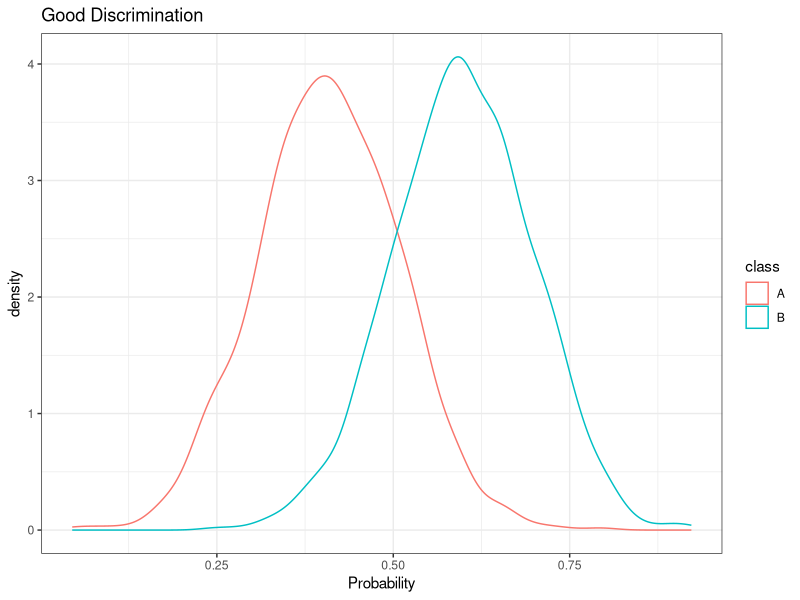
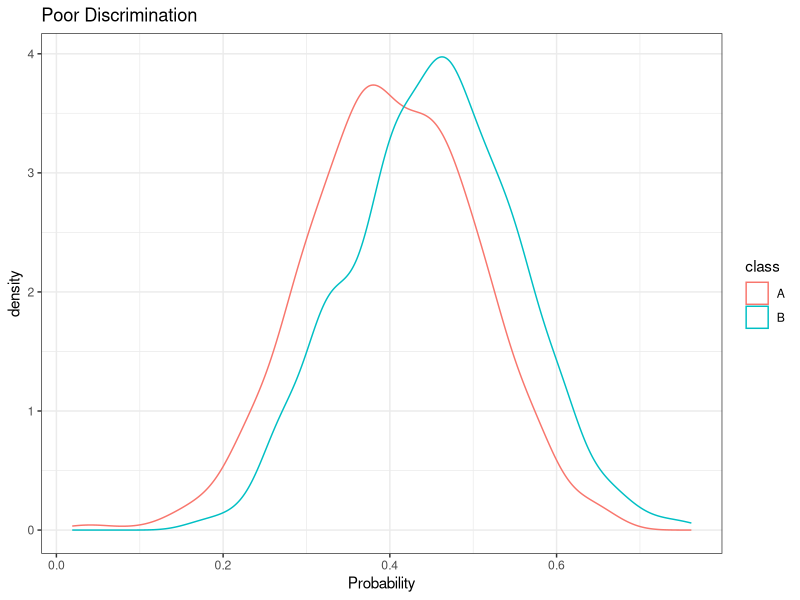
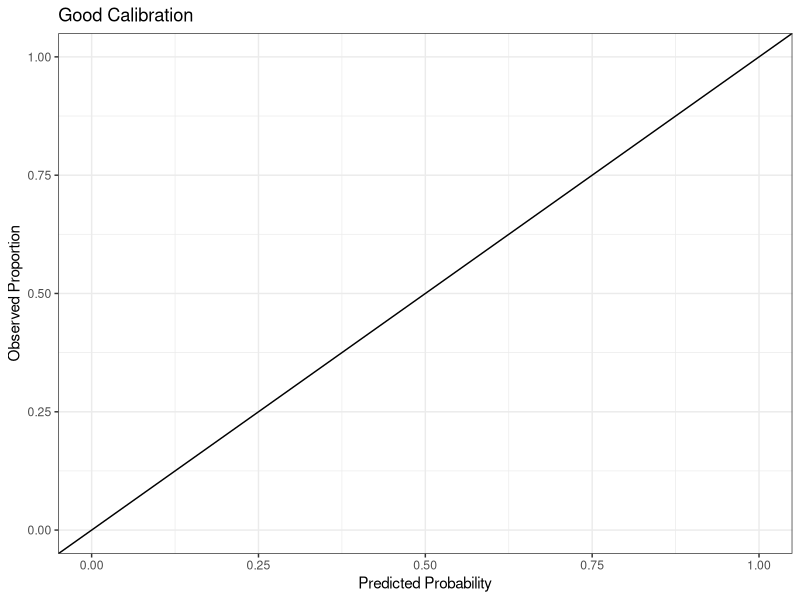
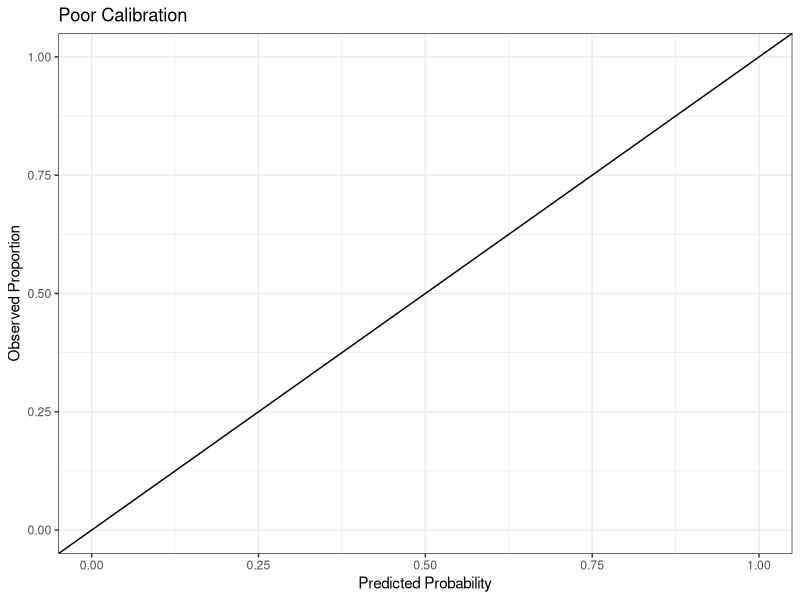

Reproduce these figures in R, in order.
## ---- chunk 1
library(ggplot2)

pred <- c(rnorm(1000, .4,.1),rnorm(1000, .6,.1))
class <-c(rep("A",1000),rep("B",1000))
df <- data.frame(pred, class)
#Discrimination
ggplot(df, aes(pred, col = class)) + geom_density() + theme_bw() +
  xlab("Probability") + ggtitle("Good Discrimination")

pred <- c(rnorm(1000, .4,.1),rnorm(1000, .45,.1))
class <-c(rep("A",1000),rep("B",1000))
df <- data.frame(pred, class)
#Discrimination
ggplot(df, aes(pred, col = class)) + geom_density() + theme_bw() +
  xlab("Probability") + ggtitle("Poor Discrimination")
## ---- chunk 2
#Show calibration
pr <- seq(.01,.99, length.out = 1000)
y <- rbinom(10000,size = 1, prob = pr)

ggplot(data.frame(y,pr), aes(x = pr,y=y)) + geom_smooth(method = "loess") + 
  geom_abline(slope = 1, intercept = 0) + xlab("Predicted Probability") +
  ylab("Observed Proportion") + ggtitle("Good Calibration") + ylim(0,1) + xlim(0,1) + theme_bw()

pr <- pr + rnorm(10000,0,.3)
pr[pr < 0] <- 0
pr[pr > 1] <- 1

ggplot(data.frame(y,pr), aes(x = pr,y=y)) + geom_smooth(method = "loess") + 
  geom_abline(slope = 1, intercept = 0) + xlab("Predicted Probability") +
  ylab("Observed Proportion") + ggtitle("Poor Calibration") + ylim(0,1) + xlim(0,1) + theme_bw()
